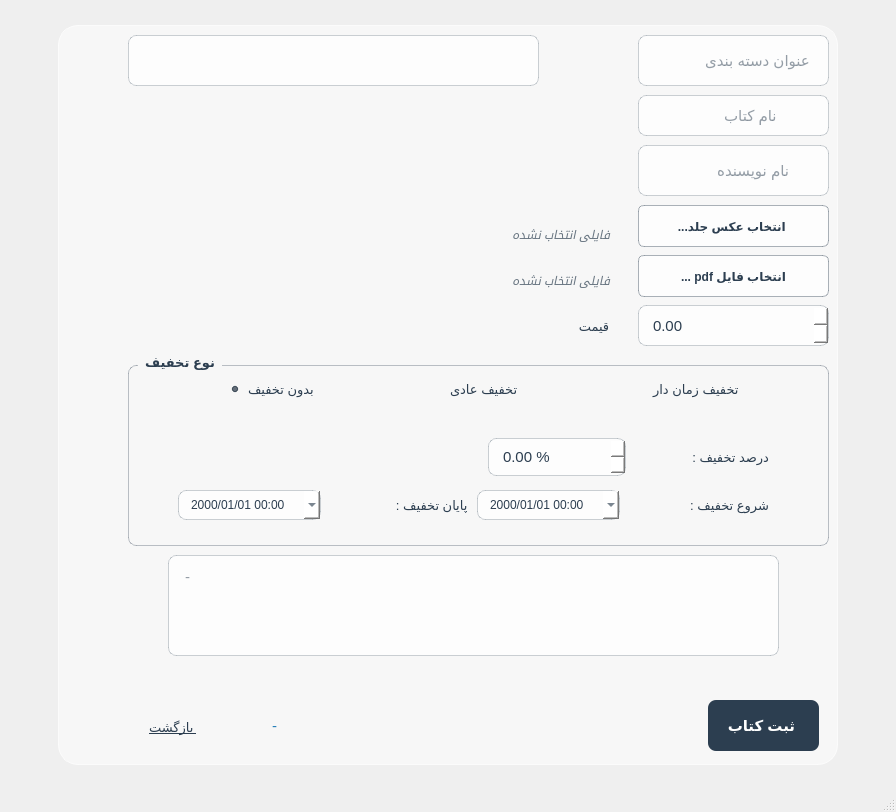
<?xml version="1.0" encoding="UTF-8"?>
<ui version="4.0">
 <class>PublisherAddBookWindow_c</class>
 <widget class="QMainWindow" name="PublisherAddBookWindow_c">
  <property name="geometry">
   <rect>
    <x>0</x>
    <y>0</y>
    <width>896</width>
    <height>812</height>
   </rect>
  </property>
  <property name="minimumSize">
   <size>
    <width>0</width>
    <height>800</height>
   </size>
  </property>
  <property name="windowTitle">
   <string>MainWindow</string>
  </property>
  <property name="styleSheet">
   <string notr="true"/>
  </property>
  <widget class="QWidget" name="centralwidget">
   <property name="styleSheet">
    <string notr="true">#centralwidget {
    border-image: url(:/wallhaven-49kq3d.jpg) 0 0 0 0 stretch stretch;
}</string>
   </property>
   <layout class="QGridLayout" name="gridLayout">
    <item row="0" column="1">
     <spacer name="verticalSpacer">
      <property name="orientation">
       <enum>Qt::Vertical</enum>
      </property>
      <property name="sizeType">
       <enum>QSizePolicy::Expanding</enum>
      </property>
      <property name="sizeHint" stdset="0">
       <size>
        <width>20</width>
        <height>0</height>
       </size>
      </property>
     </spacer>
    </item>
    <item row="1" column="0">
     <spacer name="horizontalSpacer">
      <property name="orientation">
       <enum>Qt::Horizontal</enum>
      </property>
      <property name="sizeType">
       <enum>QSizePolicy::Expanding</enum>
      </property>
      <property name="sizeHint" stdset="0">
       <size>
        <width>0</width>
        <height>20</height>
       </size>
      </property>
     </spacer>
    </item>
    <item row="1" column="1">
     <widget class="QFrame" name="cardFrame">
      <property name="sizePolicy">
       <sizepolicy hsizetype="Fixed" vsizetype="Fixed">
        <horstretch>0</horstretch>
        <verstretch>0</verstretch>
       </sizepolicy>
      </property>
      <property name="minimumSize">
       <size>
        <width>780</width>
        <height>740</height>
       </size>
      </property>
      <property name="maximumSize">
       <size>
        <width>780</width>
        <height>750</height>
       </size>
      </property>
      <property name="styleSheet">
       <string notr="true">QFrame#cardFrame {
    background-color: rgba(255, 255, 255, 120);
    border: 1px solid rgba(255, 255, 255, 180);
    border-radius: 20px;
    padding: 25px;
}
QLineEdit, QTextEdit, QDoubleSpinBox {
    background-color: rgba(255, 255, 255, 200);
    border: 1px solid rgba(44, 62, 80, 60);
    border-radius: 8px;
    padding: 8px 12px;
    color: #2c3e50;
    font-family: &quot;Segoe UI&quot;, &quot;Tahoma&quot;;
    font-size: 11pt;
}
QLineEdit:focus, QTextEdit:focus, QDoubleSpinBox:focus {
    border: 2px solid #2c3e50;
    background-color: #ffffff;
}
QLabel {
    color: #2c3e50;
    font-family: &quot;Segoe UI&quot;, &quot;Tahoma&quot;;
    font-size: 10pt;
    background: transparent;
}
QLabel#statusLabel {
    color: #2980b9;
    font-family: &quot;Segoe UI&quot;, &quot;Tahoma&quot;;
    font-size: 11pt;
    qproperty-alignment: 'AlignCenter';
    margin-top: 5px;
    margin-bottom: 5px;
    background: transparent;
}
QPushButton#selectCoverButton, QPushButton#selectPdfButton {
    background-color: rgba(255, 255, 255, 180);
    color: #2c3e50;
    border: 1px solid rgba(44, 62, 80, 100);
    border-radius: 6px;
    font-family: &quot;Segoe UI&quot;, &quot;Tahoma&quot;;
    font-size: 9pt;
    font-weight: bold;
    padding: 6px 12px;
    min-height: 28px;
}

QPushButton#selectCoverButton:hover, QPushButton#selectPdfButton:hover {
    background-color: #2c3e50;
    color: #ffffff;
    border: 1px solid #2c3e50;
}
QLabel#coverPathLabel, QLabel#pdfPathLabel {
    color: rgba(44, 62, 80, 180);
    font-style: italic;
    font-size: 9pt;
}
QPushButton#submitButton {
    background-color: #2c3e50;
    color: #ffffff;
    border: none;
    border-radius: 8px;
    font-family: &quot;Segoe UI&quot;, &quot;Tahoma&quot;;
    font-size: 11pt;
    font-weight: bold;
    padding: 8px;
    min-height: 35px;
    margin-top: 15px;
}

QPushButton#submitButton:hover {
    background-color: #34495e;
        color: #d4af37;
}
QPushButton#backButton {
    background-color: transparent;
    color: #2c3e50;
    border: none;
    font-family: &quot;Segoe UI&quot;, &quot;Tahoma&quot;;
    font-size: 10pt;
    text-decoration: underline;
    min-height: 30px;
    margin-top: 5px;
}
QPushButton#backButton:hover {
    color: #d4af37;
}</string>
      </property>
      <property name="frameShape">
       <enum>QFrame::StyledPanel</enum>
      </property>
      <property name="frameShadow">
       <enum>QFrame::Raised</enum>
      </property>
      <widget class="QLineEdit" name="bookNameLineEdit">
       <property name="geometry">
        <rect>
         <x>580</x>
         <y>70</y>
         <width>191</width>
         <height>41</height>
        </rect>
       </property>
       <property name="placeholderText">
        <string>         نام کتاب </string>
       </property>
      </widget>
      <widget class="QLineEdit" name="authorNameLineEdit">
       <property name="geometry">
        <rect>
         <x>580</x>
         <y>120</y>
         <width>191</width>
         <height>51</height>
        </rect>
       </property>
       <property name="placeholderText">
        <string>      نام نویسنده </string>
       </property>
      </widget>
      <widget class="QLineEdit" name="categoryTitleLineEdit">
       <property name="geometry">
        <rect>
         <x>580</x>
         <y>10</y>
         <width>191</width>
         <height>51</height>
        </rect>
       </property>
       <property name="placeholderText">
        <string> عنوان دسته بندی     </string>
       </property>
      </widget>
      <widget class="QComboBox" name="genreComboBox">
       <property name="geometry">
        <rect>
         <x>70</x>
         <y>10</y>
         <width>411</width>
         <height>51</height>
        </rect>
       </property>
       <property name="styleSheet">
        <string notr="true">QComboBox {
    background-color: rgba(255, 255, 255, 200);
    border: 1px solid rgba(44, 62, 80, 60);
    border-radius: 8px;
    padding: 8px 12px;
    color: #2c3e50;
    font-family: &quot;Segoe UI&quot;, &quot;Tahoma&quot;;
    font-size: 11pt;
}

QComboBox:focus {
    border: 2px solid #2c3e50;
    background-color: #ffffff;
}

QComboBox::drop-down {
    border: none;
    width: 28px;
    background: transparent;
}

QComboBox::down-arrow {
    image: none;
    width: 0;
    height: 0;
}
</string>
       </property>
      </widget>
      <widget class="QPushButton" name="submitButton">
       <property name="geometry">
        <rect>
         <x>650</x>
         <y>660</y>
         <width>111</width>
         <height>66</height>
        </rect>
       </property>
       <property name="text">
        <string>ثبت کتاب </string>
       </property>
      </widget>
      <widget class="QPushButton" name="backButton">
       <property name="geometry">
        <rect>
         <x>70</x>
         <y>680</y>
         <width>90</width>
         <height>40</height>
        </rect>
       </property>
       <property name="text">
        <string>بازگشت </string>
       </property>
      </widget>
      <widget class="QDoubleSpinBox" name="priceDoubleSpinBox">
       <property name="geometry">
        <rect>
         <x>580</x>
         <y>280</y>
         <width>191</width>
         <height>41</height>
        </rect>
       </property>
       <property name="maximum">
        <double>100000000.000000000000000</double>
       </property>
      </widget>
      <widget class="QGroupBox" name="discountGroupBox">
       <property name="geometry">
        <rect>
         <x>70</x>
         <y>330</y>
         <width>701</width>
         <height>191</height>
        </rect>
       </property>
       <property name="styleSheet">
        <string notr="true">QGroupBox {
    color: #2c3e50;
    font-family: &quot;Segoe UI&quot;, &quot;Tahoma&quot;;
    font-size: 10pt;
    font-weight: bold;
    border: 1px solid rgba(44, 62, 80, 80);
    border-radius: 8px;
    margin-top: 10px;
    background: transparent;
}
QGroupBox::title {
    subcontrol-origin: margin;
    left: 10px;
    padding: 0 5px;
}
QRadioButton, QGroupBox QLabel {
    color: #2c3e50;
    font-family: &quot;Segoe UI&quot;, &quot;Tahoma&quot;;
    font-size: 10pt;
    font-weight: normal;
    background: transparent;
}
QDateTimeEdit {
    background-color: rgba(255, 255, 255, 200);
    border: 1px solid rgba(44, 62, 80, 60);
    border-radius: 8px;
    padding: 6px 10px;
    color: #2c3e50;
}</string>
       </property>
       <property name="title">
        <string>نوع تخفیف</string>
       </property>
       <widget class="QWidget" name="layoutWidget">
        <property name="geometry">
         <rect>
          <x>50</x>
          <y>130</y>
          <width>591</width>
          <height>41</height>
         </rect>
        </property>
        <layout class="QHBoxLayout" name="horizontalLayout">
         <item>
          <widget class="QDateTimeEdit" name="timedDiscountEndEdit">
           <property name="enabled">
            <bool>false</bool>
           </property>
           <property name="displayFormat">
            <string>yyyy/MM/dd HH:mm</string>
           </property>
           <property name="calendarPopup">
            <bool>true</bool>
           </property>
          </widget>
         </item>
         <item>
          <widget class="QLabel" name="timedEndLabel">
           <property name="text">
            <string> پایان تخفیف :</string>
           </property>
          </widget>
         </item>
         <item>
          <widget class="QDateTimeEdit" name="timedDiscountStartEdit">
           <property name="enabled">
            <bool>false</bool>
           </property>
           <property name="displayFormat">
            <string>yyyy/MM/dd HH:mm</string>
           </property>
           <property name="calendarPopup">
            <bool>true</bool>
           </property>
          </widget>
         </item>
         <item>
          <widget class="QLabel" name="timedStartLabel">
           <property name="text">
            <string>شروع تخفیف :</string>
           </property>
          </widget>
         </item>
        </layout>
       </widget>
       <widget class="QWidget" name="layoutWidget">
        <property name="geometry">
         <rect>
          <x>100</x>
          <y>20</y>
          <width>601</width>
          <height>29</height>
         </rect>
        </property>
        <layout class="QHBoxLayout" name="horizontalLayout_2">
         <item>
          <widget class="QRadioButton" name="noDiscountRadio">
           <property name="text">
            <string>بدون تخفیف</string>
           </property>
           <property name="checked">
            <bool>true</bool>
           </property>
          </widget>
         </item>
         <item>
          <widget class="QRadioButton" name="normalDiscountRadio">
           <property name="text">
            <string>تخفیف عادی</string>
           </property>
          </widget>
         </item>
         <item>
          <widget class="QRadioButton" name="timedDiscountRadio">
           <property name="text">
            <string>تخفیف زمان دار</string>
           </property>
          </widget>
         </item>
        </layout>
       </widget>
       <widget class="QWidget" name="layoutWidget">
        <property name="geometry">
         <rect>
          <x>360</x>
          <y>78</y>
          <width>281</width>
          <height>49</height>
         </rect>
        </property>
        <layout class="QHBoxLayout" name="horizontalLayout_3">
         <item>
          <widget class="QDoubleSpinBox" name="discountPercentSpinBox">
           <property name="enabled">
            <bool>false</bool>
           </property>
           <property name="toolTip">
            <string>درصد تخفیف (۰ تا ۱۰۰)</string>
           </property>
           <property name="suffix">
            <string> %</string>
           </property>
           <property name="maximum">
            <double>100.000000000000000</double>
           </property>
          </widget>
         </item>
         <item>
          <widget class="QLabel" name="discountPercentLabel">
           <property name="text">
            <string>درصد تخفیف :</string>
           </property>
          </widget>
         </item>
        </layout>
       </widget>
      </widget>
      <widget class="QLabel" name="statusLabel">
       <property name="geometry">
        <rect>
         <x>210</x>
         <y>680</y>
         <width>411</width>
         <height>41</height>
        </rect>
       </property>
       <property name="text">
        <string>-</string>
       </property>
      </widget>
      <widget class="QPushButton" name="selectPdfButton">
       <property name="geometry">
        <rect>
         <x>580</x>
         <y>230</y>
         <width>191</width>
         <height>42</height>
        </rect>
       </property>
       <property name="text">
        <string>... pdf انتخاب فایل</string>
       </property>
      </widget>
      <widget class="QPushButton" name="selectCoverButton">
       <property name="geometry">
        <rect>
         <x>580</x>
         <y>180</y>
         <width>191</width>
         <height>42</height>
        </rect>
       </property>
       <property name="text">
        <string>...انتخاب عکس جلد </string>
       </property>
      </widget>
      <widget class="QTextEdit" name="descriptionTextEdit">
       <property name="geometry">
        <rect>
         <x>110</x>
         <y>530</y>
         <width>611</width>
         <height>101</height>
        </rect>
       </property>
       <property name="placeholderText">
        <string>-</string>
       </property>
      </widget>
      <widget class="QWidget" name="layoutWidget">
       <property name="geometry">
        <rect>
         <x>430</x>
         <y>190</y>
         <width>132</width>
         <height>131</height>
        </rect>
       </property>
       <layout class="QVBoxLayout" name="verticalLayout">
        <item>
         <widget class="QLabel" name="coverPathLabel">
          <property name="text">
           <string>   فایلی انتخاب نشده</string>
          </property>
         </widget>
        </item>
        <item>
         <widget class="QLabel" name="pdfPathLabel">
          <property name="text">
           <string>   فایلی انتخاب نشده</string>
          </property>
         </widget>
        </item>
        <item>
         <widget class="QLabel" name="pricelabel">
          <property name="text">
           <string>   قیمت </string>
          </property>
         </widget>
        </item>
       </layout>
      </widget>
     </widget>
    </item>
    <item row="1" column="2">
     <spacer name="horizontalSpacer_2">
      <property name="orientation">
       <enum>Qt::Horizontal</enum>
      </property>
      <property name="sizeType">
       <enum>QSizePolicy::Expanding</enum>
      </property>
      <property name="sizeHint" stdset="0">
       <size>
        <width>0</width>
        <height>20</height>
       </size>
      </property>
     </spacer>
    </item>
    <item row="2" column="1">
     <spacer name="verticalSpacer_2">
      <property name="orientation">
       <enum>Qt::Vertical</enum>
      </property>
      <property name="sizeType">
       <enum>QSizePolicy::Expanding</enum>
      </property>
      <property name="sizeHint" stdset="0">
       <size>
        <width>20</width>
        <height>0</height>
       </size>
      </property>
     </spacer>
    </item>
   </layout>
  </widget>
  <widget class="QMenuBar" name="menubar">
   <property name="geometry">
    <rect>
     <x>0</x>
     <y>0</y>
     <width>896</width>
     <height>25</height>
    </rect>
   </property>
  </widget>
  <widget class="QStatusBar" name="statusbar"/>
 </widget>
 <resources/>
 <connections/>
</ui>
